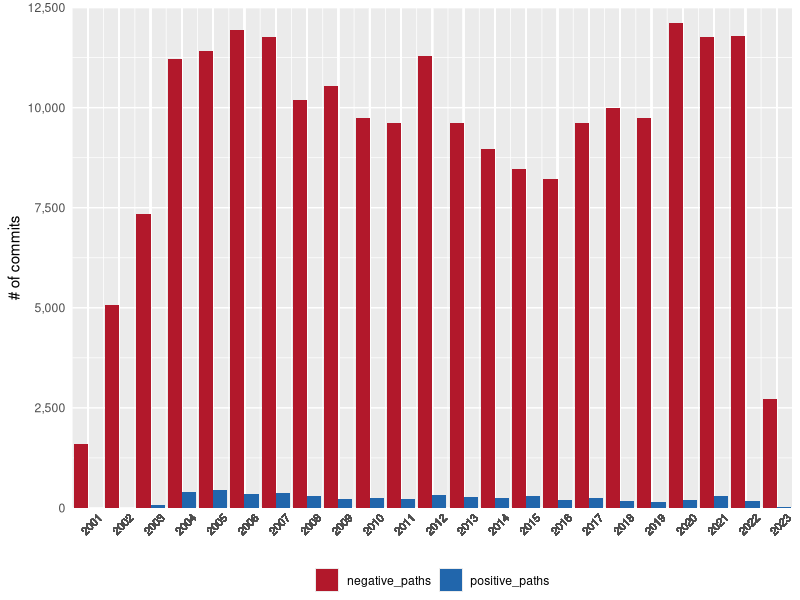

Source code (R):
library(reshape2)
library(tidyr)
library(ggplot2)
library(stringr)
library(dplyr)
library(ggpubr)
library(scales)

setwd("/Volumes/Data/PhD/Gentoo/workdir/tables")
data <- read.csv("data-all-sentiments-commits2.csv",TRUE,';')
s_data <- 
  subset(data, select = c('path', 'year', 'n_neg_messages', 'n_pos_messages'))

data_all <- na.omit(s_data)
data_all$diff <- data_all$n_pos_messages - data_all$n_neg_messages
standard_normal<-function(x) {
  (x-mean(x))/sd(x)
}

data_all2 <- data_all %>% group_by(year) %>%
  mutate(norm = standard_normal(diff))

data_all2 <- na.omit(data_all2)
agg_diff <- data_all2 %>% group_by(path) %>%
  summarise(sum_norm = sum(norm))

m_data_all2 <- merge(data_all2, agg_diff, by=c('path'))

ordered_data <- m_data_all2 %>% arrange(sum_norm)

ordered_data$path <- factor(ordered_data$path, 
                            levels = unique(ordered_data$path))

list_all_paths <- 
  unique(subset(ordered_data, select = c('path','sum_norm')))

top_10_negs_paths <- list_all_paths[1:10,]
list_all_paths <- list_all_paths[order(-list_all_paths$sum_norm),]
top_10_pos_paths <- list_all_paths[1:10,]

data_commits <- subset(data, select = c('path', 'year','n_commits'))
top_ten_pos <- merge(top_10_pos_paths, data_commits, by='path')

m_data_top10_negs <- merge(top_10_negs_paths, data_commits, by='path')
m_data_top10_negs <- subset(m_data_top10_negs, select=c('year', 'n_commits'))
m_data_top10_negs <- m_data_top10_negs %>% group_by(year) %>%
                        summarise(negative_paths = sum(n_commits))

m_data_top10_pos <- merge(top_10_pos_paths, data_commits, by = 'path')
m_data_top10_pos <- subset(m_data_top10_pos, select = c('year', 'n_commits'))
m_data_top10_pos <- m_data_top10_pos %>% group_by(year) %>%
                      summarise(positive_paths = sum(n_commits))
# Create data frame
data <- merge(m_data_top10_negs, m_data_top10_pos, 
              by='year', all=TRUE)

# Reshape data for ggplot
data_melted <- melt(data, id.vars = "year", variable.name = "group")
mycolors <- c("#b2182b","#2166ac")

ggplot(data_melted, aes(x = year, y = value, fill = group)) +
  scale_x_continuous(limits = c(2000.5, 2023.5), expand=c(0,0), 
                     breaks = ordered_data$year) +
  scale_y_continuous(limits = c(-1.5, 12500), expand=c(0,0),
                     labels = scales::comma) +
  geom_bar(stat = "identity", position = "dodge") +
  labs(x = "",
       y = "# of commits")+
  theme( axis.ticks.y = element_blank(),
         axis.ticks.x = element_blank(),
         axis.text.x = element_text(angle=45,vjust = 0.5, hjust=0.3,size=8),
         legend.position = "bottom",
         legend.margin  = margin(-5,0,0,0),
         legend.title = element_blank()) +
  scale_fill_discrete(labels = c("negative paths", "positive paths")) +
  scale_fill_manual(values=mycolors) 

